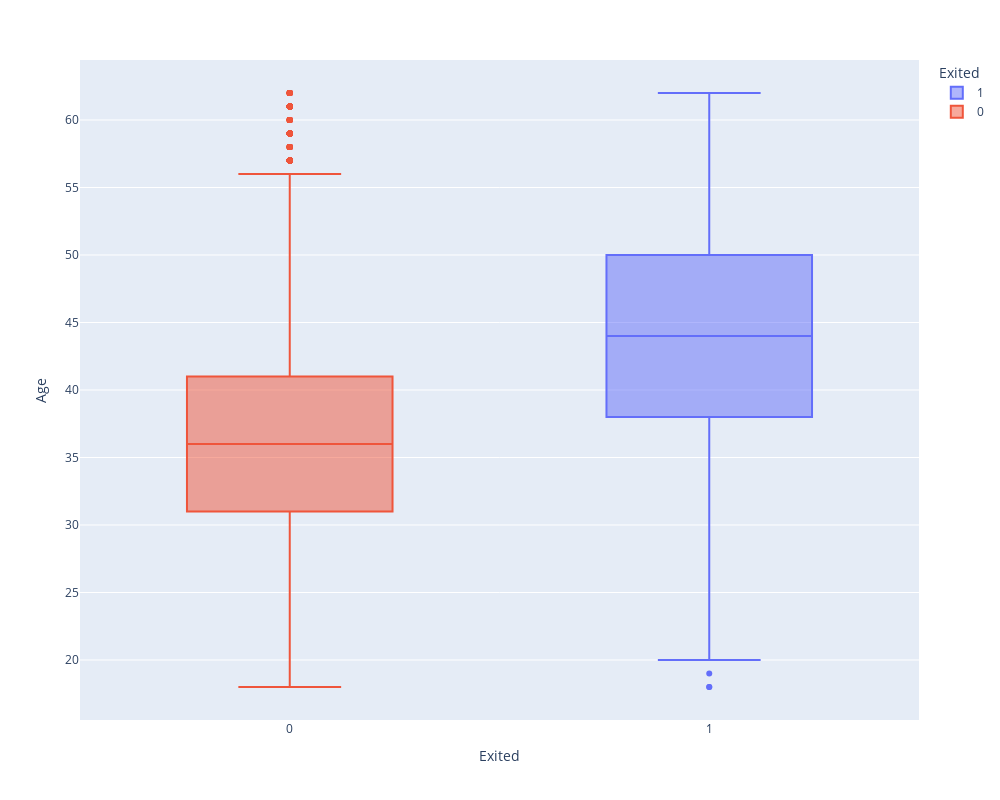

Here is the notebook cell this chart was saved with:
### Code cell
fig=px.box(data,x="Exited",y="Age",color="Exited")
fig.update_layout(width=1000,height=800)

fig.write_html("Cleaned age boxplot.html")
fig.show()

# Removed outliers

### Figure 1 — Plotly figure (JSON) as saved in the notebook; plotly's stock layout.template omitted (floating-point values rounded to 4 significant figures; data arrays with more than 128 entries replaced by an {"elided": "..."} marker saying what was removed)
{"data": [{"alignmentgroup": "True", "hovertemplate": "Exited=%{x}<br>Age=%{y}<extra></extra>", "legendgroup": "1", "marker": {"color": "#636efa"}, "name": "1", "notched": false, "offsetgroup": "1", "orientation": "v", "showlegend": true, "type": "box", "x": {"elided": "1964 int values"}, "x0": " ", "xaxis": "x", "y": {"elided": "1964 int values"}, "y0": " ", "yaxis": "y"}, {"alignmentgroup": "True", "hovertemplate": "Exited=%{x}<br>Age=%{y}<extra></extra>", "legendgroup": "0", "marker": {"color": "#EF553B"}, "name": "0", "notched": false, "offsetgroup": "0", "orientation": "v", "showlegend": true, "type": "box", "x": {"elided": "7677 int values"}, "x0": " ", "xaxis": "x", "y": {"elided": "7677 int values"}, "y0": " ", "yaxis": "y"}], "layout": {"boxmode": "overlay", "height": 800, "legend": {"title": {"text": "Exited"}, "tracegroupgap": 0}, "margin": {"t": 60}, "width": 1000, "xaxis": {"anchor": "y", "categoryarray": [1, 0], "categoryorder": "array", "domain": [0, 1], "title": {"text": "Exited"}}, "yaxis": {"anchor": "x", "domain": [0, 1], "title": {"text": "Age"}}}}
